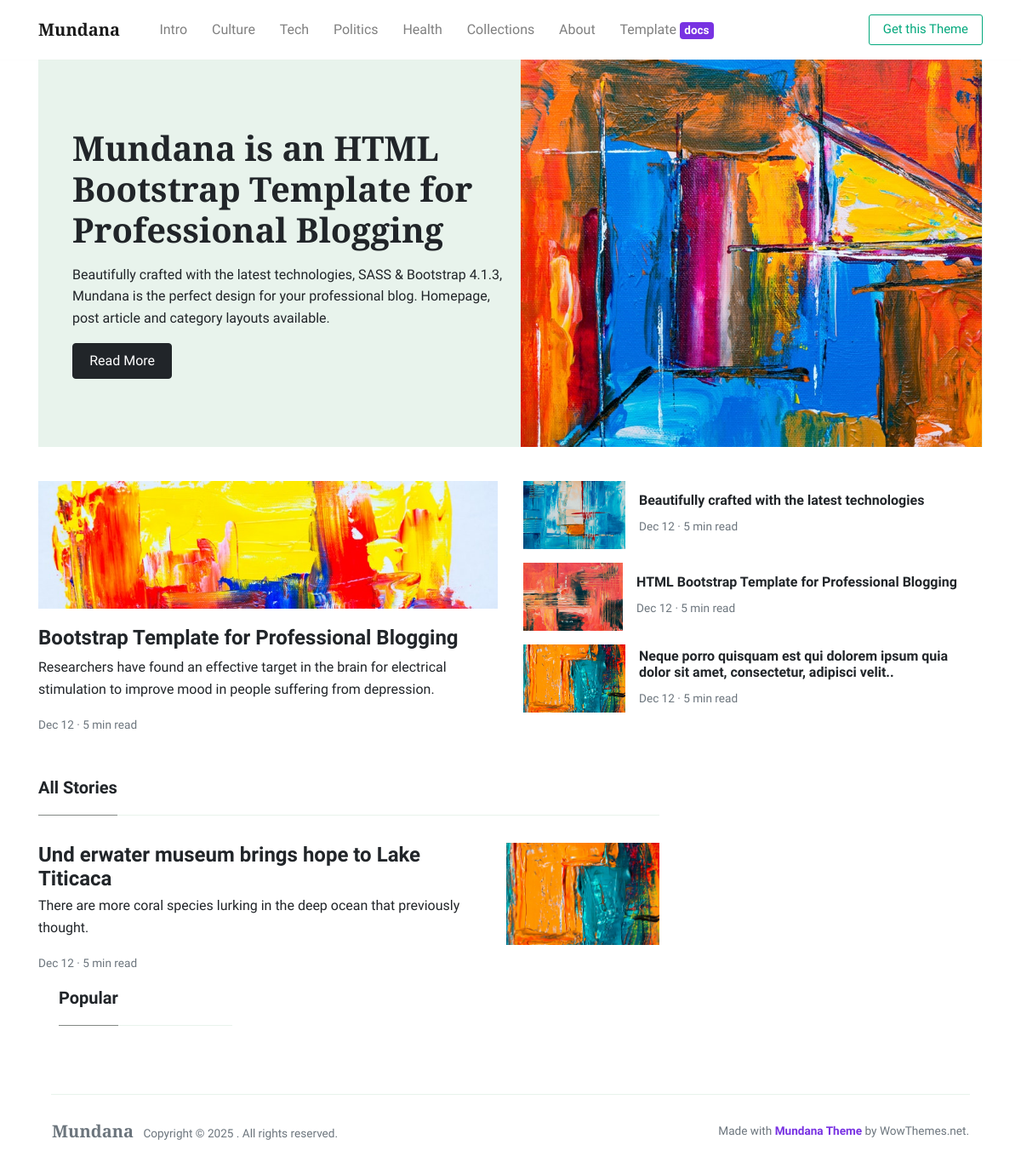
The page / on the database its author committed.
### blogapp/models.py (models this page shows, shortened)
class Blog(models.Model):
    PENDING = 'pending'
    APPROVED = 'approved'
    BLOCKED = 'blocked'
    STATUS_CHOICES = [
        (PENDING, 'Pending'),
        (APPROVED, 'Approved'),
        (BLOCKED, 'Blocked'),
    ]
    title = models.CharField(max_length=500)
    content = models.TextField()
    author = models.ForeignKey(CustomUser,on_delete=models.CASCADE)
    thumbnail = models.ImageField(upload_to='img/thumbnail/')
    status = models.CharField(max_length=20,choices=STATUS_CHOICES,default=PENDING)
    timestamp = models.DateTimeField(auto_now_add=True)

### blogapp/views.py (the view)
# urls.py: path("", views.home, name='home'),
def home(request):
    if request.user.is_superuser:
        blogs = Blog.objects.all().order_by('-timestamp').values()
    else:
        blogs = Blog.objects.filter(status = 'Approved').order_by('-timestamp').values()
    return render(request, 'index.html',{'blogs':blogs})

### templates/index.html (shortened to what this page needs)
{% extends "base.html" %}
{% load static %}
{% block content %}
<div class="container pt-4 pb-4">
    <div class="row">
        <div class="col-lg-6">
            <div class="card border-0 mb-4 box-shadow h-xl-300">
                <div style="background-image: url(./assets/img/demo/1.jpg); height: 150px;    background-size: cover;    background-repeat: no-repeat;"></div>
                <div class="card-body px-0 pb-0 d-flex flex-column align-items-start">
                    {% with blogs|first as blog %}
                    <h2 class="h4 font-weight-bold">
                        <a class="text-dark" href="{% url 'details_blog' blog.id %}">{{blog.title}}</a>
                    </h2>
                    <p class="card-text">
                        Researchers have found an effective target in the brain for electrical stimulation to improve
                        mood in people suffering from depression.
                    </p>
                    <div>
                        <small class="text-muted">Dec 12 &middot; 5 min read</small>
                    </div>
                    {% endwith %}
                </div>
            </div>
        </div>
        <div class="col-lg-6">
            <div class="flex-md-row mb-4 box-shadow h-xl-300">
                {% for blog in blogs|slice:"1:4"%}
                <div class="mb-3 d-flex align-items-center">
                    <img height="80" src="../media/{{ blog.thumbnail }}">
                    <div class="pl-3">
                        <h2 class="mb-2 h6 font-weight-bold">
                            <a class="text-dark" href="{% url 'details_blog' blog.id %}">{{blog.title}}</a>
                        </h2>
                        <small class="text-muted">Dec 12 &middot; 5 min read</small>
                    </div>
                </div>
                {% endfor %}
            </div>
        </div>
    </div>
</div>
<div class="container">
    <div class="row justify-content-between">
        <div class="col-md-8">
            <h5 class="font-weight-bold spanborder"><span>All Stories</span></h5>
            {% for blog in blogs|slice:"4:7"%}
            <div class="mb-3 d-flex justify-content-between">
                <div class="pr-3">
                    <h2 class="mb-1 h4 font-weight-bold">
                        <a class="text-dark" href="{% url 'details_blog' blog.id %}">{{blog.title}}</a>
                    </h2>
                    <p>
                        There are more coral species lurking in the deep ocean that previously thought.
                    </p>
                    <small class="text-muted">Dec 12 &middot; 5 min read</small>
                </div>
                <img height="120" src="../media/{{ blog.thumbnail }}" alt="{{blog.thumbnail}}">
            </div>
            {% endfor %}
            <div class="col-md-4 pl-4">
                <h5 class="font-weight-bold spanborder"><span>Popular</span></h5>
            </div>
        </div>
    </div>
    {% endblock content %}

### rows shown on the page
Blog: title "Bootstrap Template for Professional Blogging"
Blog: thumbnail (picture), title "Beautifully crafted with the latest technologies"
Blog: thumbnail (picture), title "HTML Bootstrap Template for Professional Blogging"
Blog: thumbnail (picture), title "Neque porro quisquam est qui dolorem ipsum quia dolor sit amet, consectetur, adipisci velit.."
Blog: title "Und erwater museum brings hope to Lake Titicaca", thumbnail (picture)
